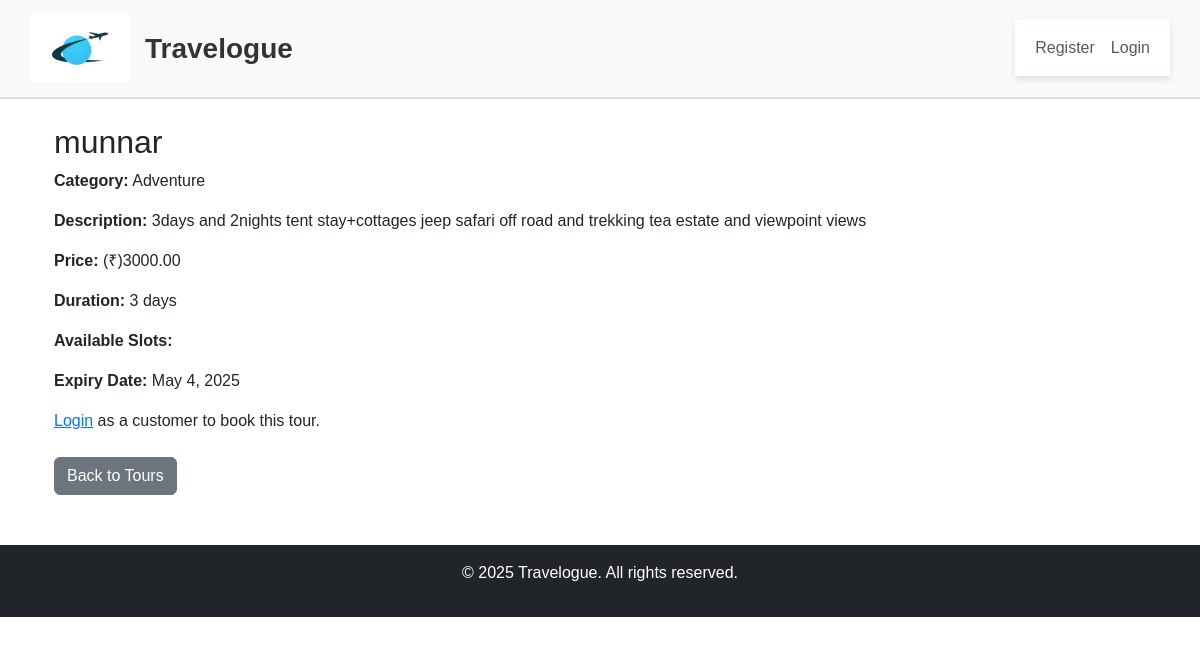
The app's page /tours/1/ with its own data.
### apps/tours/models.py (models this page shows, shortened)
class TourPackage(models.Model):
    CATEGORY_CHOICES = [
        ('adventure', 'Adventure'),
        ('beach', 'Beach'),
        ('cultural', 'Cultural'),
        ('wildlife', 'Wildlife'),
        ('mountain', 'Mountain'),
        ('historical', 'Historical'),
    ]
    CURRENCY_CHOICES = [
        ('USD', ' ($)'),
        ('INR', ' (₹)'),
        ('EUR', ' (€)'),
        ('GBP', ' (£)'),
    ]
    title = models.CharField(max_length=255)
    description = models.TextField()
    price = models.DecimalField(max_digits=10, decimal_places=2)
    currency = models.CharField(max_length=3, choices=CURRENCY_CHOICES, default='INR')
    duration = models.PositiveIntegerField(help_text="Duration in days")
    category = models.CharField(max_length=50, choices=CATEGORY_CHOICES)
    available_spots = models.PositiveIntegerField(default=10)
    expiry_date = models.DateField()
    vendor = models.ForeignKey(
        User,
        on_delete=models.CASCADE,
        related_name="tours_tourpackages"
    )
    created_at = models.DateTimeField(auto_now_add=True)

### apps/tours/views.py (the view)
# urls.py: path("<int:tour_id>/", tour_detail, name="tour_detail"),
def tour_detail(request, tour_id):
    tour = get_object_or_404(TourPackage, id=tour_id)
    return render(request, "tours/tour_detail.html", {"tour": tour})

### apps/tours/templates/tours/tour_detail.html
{% extends "base.html" %}
{% block content %}
<div class="container mt-4">
    <h2>{{ tour.title }}</h2>
    <p><strong>Category:</strong> {{ tour.get_category_display }}</p>
    <p><strong>Description:</strong> {{ tour.description }}</p>
    <p><strong>Price:</strong> {{ tour.get_currency_display }}{{ tour.price }}</p>
    <p><strong>Duration:</strong> {{ tour.duration }} days</p>
    <p><strong>Available Slots:</strong> {{ tour.available_slots }}</p>
    <p><strong>Expiry Date:</strong> {{ tour.expiry_date }}</p>
    {% if user.is_authenticated and user.user_type == 'customer' %}
    <a href="{% url 'bookings:book_tour' tour.id %}" class="btn btn-primary">Book Now</a>
    {% else %}
        <p><a href="{% url 'login' %}">Login</a> as a customer to book this tour.</p>
    {% endif %}
    <a href="{% url 'tours:tours_list' %}" class="btn btn-secondary mt-2">Back to Tours</a>
</div>
{% endblock %}

### static/css/style.css (style rules this page uses)
body { font-family: Arial, sans-serif; }

### records on screen
TourPackage: title "munnar", category "Adventure", description "3days and 2nights tent stay+cottages jeep safari off road and trekking tea estate and viewpoint views", currency "(₹)", price "3000.00", duration "3", expiry_date "May 4, 2025"
